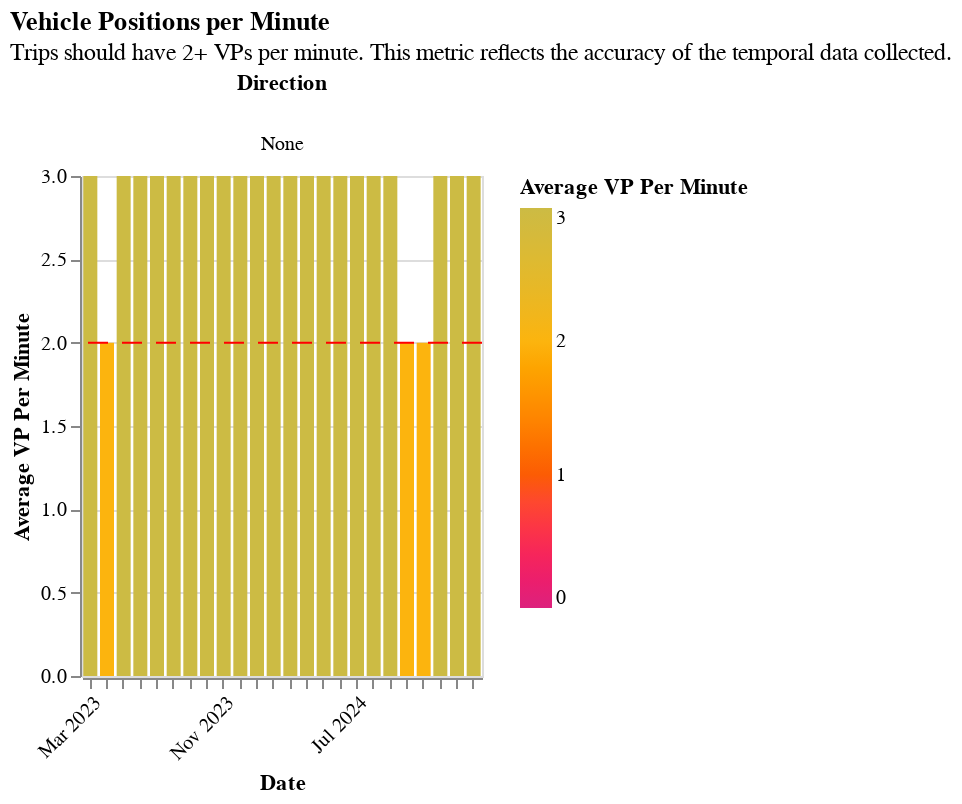

Source (notebook cell):
### Code cell
(
    (
        section2.base_facet_with_ruler_chart(
            all_day.loc[all_day.dir_0_1 == 1],
            "Average VP per Minute",
            "ruler_for_vp_per_min",
            readable_dict["vp_per_min_graph"]["title"],
            readable_dict["vp_per_min_graph"]["subtitle"],
            color_dict["vp_domain"],
            color_dict["vp_range"],
        )
    )
    .add_params(xcol_param)
    .transform_filter(xcol_param)
)

### Figure 1 — Vega-Lite specification as saved in the notebook (floating-point values rounded to 4 significant figures; data arrays with more than 128 entries replaced by an {"elided": "..."} marker saying what was removed)
{"config": {"view": {"continuousWidth": 300, "continuousHeight": 300}}, "data": {"name": "data-4be0b9045d8180bd02fb7727275e416d"}, "facet": {"column": {"field": "Direction", "type": "nominal"}}, "spec": {"layer": [{"mark": {"type": "bar", "clip": true, "size": 7}, "encoding": {"color": {"field": "Average VP per Minute", "scale": {"domain": [0, 1, 2, 3], "range": ["#dd217d", "#fc5c04", "#fcb40e", "#ccbb44"]}, "title": "Average VP Per Minute", "type": "quantitative"}, "tooltip": [{"field": "Period", "type": "nominal"}, {"field": "Route", "type": "nominal"}, {"field": "Date", "type": "temporal"}, {"field": "Direction", "type": "nominal"}, {"field": "Average VP per Minute", "type": "quantitative"}], "x": {"axis": {"format": "%b %Y", "labelAngle": -45}, "field": "Date", "timeUnit": "yearmonthdate", "title": ["Date"], "type": "ordinal"}, "y": {"field": "Average VP per Minute", "scale": {"domain": [0, 3]}, "title": "Average VP Per Minute", "type": "quantitative"}}, "name": "view_5"}, {"mark": {"type": "rule", "color": "red", "strokeDash": [10, 7]}, "encoding": {"y": {"aggregate": "mean", "field": "ruler_for_vp_per_min", "type": "quantitative"}}}], "height": 250, "width": 200}, "params": [{"name": "param_1", "select": {"type": "point", "fields": ["Route"]}, "bind": {"input": "select", "options": ["HB Harbor Bay", "OA Oakland & Alameda", "OAS Oakland Alameda Water Shuttle", "RCH Richmond", "SEA Alameda Seaplane", "SSF South San Francisco", "VJO Vallejo", "OPL Oyster Point Limited"], "name": "Routes: "}, "value": "HB Harbor Bay", "views": ["view_5"]}], "title": {"text": "Vehicle Positions per Minute", "subtitle": ["Trips should have 2+ VPs per minute. This metric reflects the accuracy of the temporal data collected."]}, "transform": [{"filter": {"param": "param_1"}}], "$schema": "https://vega.github.io/schema/vega-lite/v5.20.1.json", "datasets": {"data-4be0b9045d8180bd02fb7727275e416d": {"elided": "154 records"}}}
